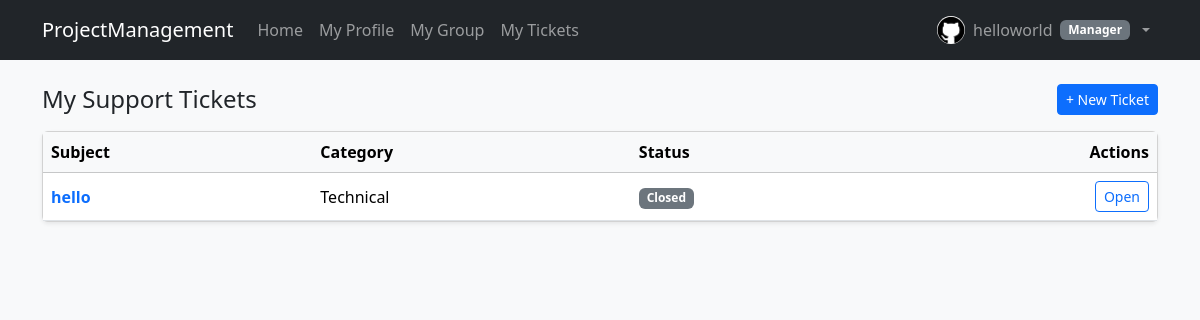
Page /support/ (signed in) on the committed database.
### account/models.py (models this page shows, shortened)
class Profile(models.Model):
    class Role(models.TextChoices):
        NONE = 'none', 'None'
        ADMIN = 'admin', 'Admin'
        MEMBER = 'member', 'Member'
        MANAGER = 'manager', 'Manager'
    user = models.OneToOneField(
        settings.AUTH_USER_MODEL,
        on_delete=models.CASCADE,
        related_name='profile',
    )
    group = models.ForeignKey(
        WorkGroup,
        on_delete=models.SET_NULL,
        null=True,
        blank=True,
        related_name='members',
    )
    role = models.CharField(
        max_length=20,
        choices=Role.choices,
        default=Role.NONE,
    )
    profile_picture = models.ImageField(
        upload_to=profile_picture_upload_path,
        blank=True,
        null=True,
        validators=[validate_profile_picture],
    )
    bio = models.TextField(max_length=500, blank=True)
    created_at = models.DateTimeField(auto_now_add=True)
    updated_at = models.DateTimeField(auto_now=True)
    class Meta:
        ordering = ['user__username']
    @property
    def get_profile_picture_url(self) -> str:
        if self.profile_picture and hasattr(self.profile_picture, 'url'):
            return self.profile_picture.url
        return static('account/img/default-avatar.svg')

### ticket/models.py (models this page shows, shortened)
class Ticket(models.Model):
    class Category(models.TextChoices):
        TECHNICAL = 'technical', 'Technical'
        BILLING = 'billing', 'Billing'
        ACCOUNT = 'account', 'Account'
        GENERAL = 'general', 'General'
    class Priority(models.TextChoices):
        LOW = 'low', 'Low'
        MEDIUM = 'medium', 'Medium'
        HIGH = 'high', 'High'
        URGENT = 'urgent', 'Urgent'
    class Status(models.TextChoices):
        OPEN = 'open', 'Open'
        IN_PROGRESS = 'in_progress', 'In Progress'
        CLOSED = 'closed', 'Closed'
    user = models.ForeignKey(
        settings.AUTH_USER_MODEL,
        on_delete=models.CASCADE,
        related_name='tickets',
    )
    assigned_to = models.ForeignKey(
        settings.AUTH_USER_MODEL,
        on_delete=models.SET_NULL,
        null=True,
        blank=True,
        limit_choices_to={'is_staff': True},
        related_name='assigned_tickets',
    )
    subject = models.CharField(max_length=255)
    category = models.CharField(
        max_length=32,
        choices=Category.choices,
        default=Category.GENERAL,
    )
    priority = models.CharField(
        max_length=20,
        choices=Priority.choices,
        default=Priority.MEDIUM,
    )
    status = models.CharField(
        max_length=20,
        choices=Status.choices,
        default=Status.OPEN,
    )
    created_at = models.DateTimeField(auto_now_add=True)
    updated_at = models.DateTimeField(auto_now=True)
    expire_at = models.DateTimeField(default=default_ticket_expiration)
    file = models.FileField(
        storage=private_ticket_storage,
        upload_to=ticket_attachment_upload_path,
        blank=True,
        null=True,
        validators=[validate_ticket_attachment],
    )
    objects = TicketManager()
    class Meta:
        ordering = ['-updated_at', '-created_at']
        indexes = [
            models.Index(fields=['user', 'status']),
            models.Index(fields=['status', 'expire_at']),
            models.Index(fields=['assigned_to', 'status']),
        ]

### ticket/views.py (the view)
# urls.py: path('', TicketListView.as_view(), name='ticket_list'),
class TicketListView(LoginRequiredMixin, ListView):
    model = Ticket
    template_name = 'ticket/ticket_list.html'
    context_object_name = 'tickets'
    paginate_by = 15
    def get_queryset(self):
        Ticket.objects.close_expired()
        return Ticket.objects.filter(user=self.request.user).order_by('-updated_at')

### ticket/models.py (called while the page is built)
    def close_expired(self) -> int:
        now = timezone.now()
        return self.filter(
            expire_at__lte=now,
        ).exclude(
            status=Ticket.Status.CLOSED,
        ).update(
            status=Ticket.Status.CLOSED,
            updated_at=now,
        )

    def get_queryset(self) -> TicketQuerySet:
        return TicketQuerySet(self.model, using=self._db)

    def close_expired(self) -> int:
        return self.get_queryset().close_expired()

### ticket/templates/ticket/ticket_list.html (shortened to what this page needs)
{% extends "base.html" %}
{% block content %}
<div class="d-flex justify-content-between align-items-center mb-3">
    <h4 class="mb-0">My Support Tickets</h4>
    <a href="{% url 'ticket:ticket_create' %}" class="btn btn-primary btn-sm">+ New Ticket</a>
</div>
<div class="card shadow-sm">
    <div class="table-responsive">
        <table class="table table-hover align-middle mb-0">
            <thead class="table-light">
                <tr>
                    <th>Subject</th>
                    <th>Category</th>
                    <th>Status</th>
                    <th class="text-end">Actions</th>
                </tr>
            </thead>
            <tbody>
                {% for ticket in tickets %}
                    <tr>
                        <td>
                            <a href="{% url 'ticket:ticket_detail' ticket.pk %}" class="text-decoration-none fw-semibold">
                                {{ ticket.subject }}
                            </a>
                        </td>
                        <td>{{ ticket.get_category_display }}</td>
                        <td>
                            <span class="badge {% if ticket.status == 'closed' %}bg-secondary{% elif ticket.status == 'in_progress' %}bg-warning text-dark{% else %}bg-success{% endif %}">
                                {{ ticket.get_status_display }}
                            </span>
                        </td>
                        <td class="text-end">
                            <a href="{% url 'ticket:ticket_detail' ticket.pk %}" class="btn btn-outline-primary btn-sm">Open</a>
                        </td>
                    </tr>
                {% empty %}
                    <tr>
                        <td colspan="4" class="text-center text-muted py-4">You have not created any support tickets yet.</td>
                    </tr>
                {% endfor %}
            </tbody>
        </table>
    </div>
</div>
{% endblock content %}

### account/templates/base.html (shortened to what this page needs)
{% load static %}
<!DOCTYPE html>
<html lang="en">
<head>
    <link href="https://cdn.jsdelivr.net/npm/bootstrap@5.3.3/dist/css/bootstrap.min.css" rel="stylesheet">
</head>
<body class="bg-light">
<nav class="navbar navbar-expand-lg navbar-dark bg-dark mb-4">
    <div class="container">
        <a class="navbar-brand" href="{% url 'home' %}">ProjectManagement</a>
        <div class="collapse navbar-collapse" id="mainNavbar">
            <ul class="navbar-nav me-auto mb-2 mb-lg-0">
                <li class="nav-item">
                    <a class="nav-link" href="{% url 'home' %}">Home</a>
                </li>
                {% if user.is_authenticated %}
                <li class="nav-item">
                    <a class="nav-link" href="{% url 'my_profile' %}">My Profile</a>
                </li>
                {% if user.profile.group %}
                    <li class="nav-item">
                        <a class="nav-link" href="{% url 'group_detail' %}">My Group</a>
                    </li>
                {% else %}
                    <li class="nav-item">
                        <a class="nav-link" href="{% url 'group_create' %}">Create Group</a>
                    </li>
                {% endif %}
                <li class="nav-item">
                    <a class="nav-link" href="{% url 'ticket:ticket_list' %}">My Tickets</a>
                </li>
            {% endif %}
            </ul>
            {% if user.is_authenticated %}
                <ul class="navbar-nav">
                    <li class="nav-item dropdown">
                        <a class="nav-link dropdown-toggle d-flex align-items-center gap-2" href="#" role="button"
                           data-bs-toggle="dropdown" aria-expanded="false">
                            <img src="{{ user.profile.get_profile_picture_url }}" alt="Avatar"
                                 class="rounded-circle object-fit-cover" width="28" height="28">
                            <span>{{ user.username }}</span>
                            <span class="badge bg-secondary">{{ user.profile.get_role_display }}</span>
                        </a>
                    </li>
                </ul>
            {% else %}
                <div class="d-flex gap-2">
                    <a href="{% url 'login' %}" class="btn btn-outline-light btn-sm">Log In</a>
                    <a href="{% url 'signup' %}" class="btn btn-primary btn-sm">Sign Up</a>
                </div>
            {% endif %}
        </div>
    </div>
</nav>
<main class="container pb-5">
    {% block content %}{% endblock content %}
</main>
</body>
</html>

### rows in the picture
Ticket: subject "hello", category "Technical", status "Closed"

### other values in the picture
{{ user.username }} "helloworld"
{{ user.profile.get_role_display }} "Manager"
